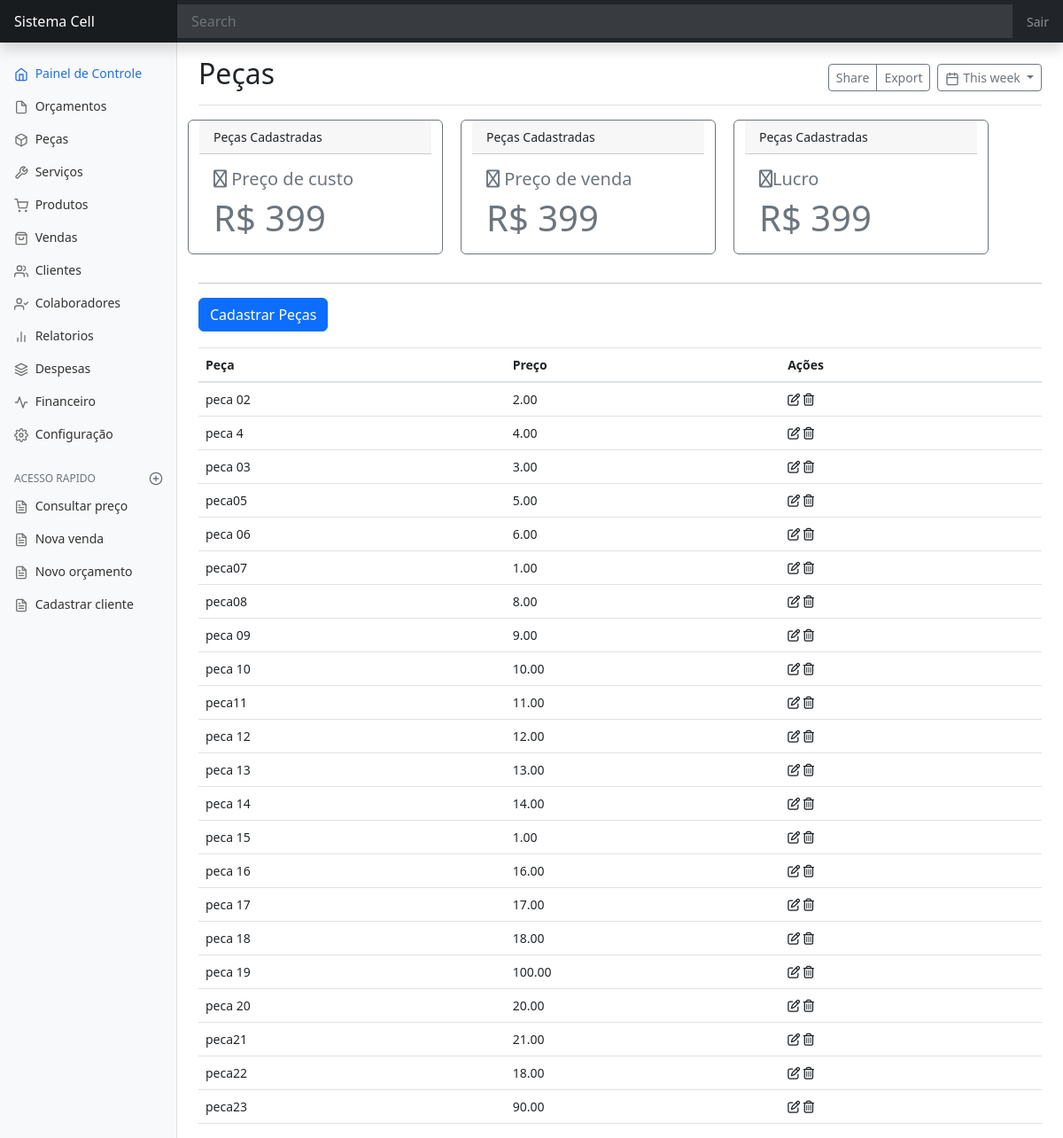
The page /pecas/ on the database as committed earlier.
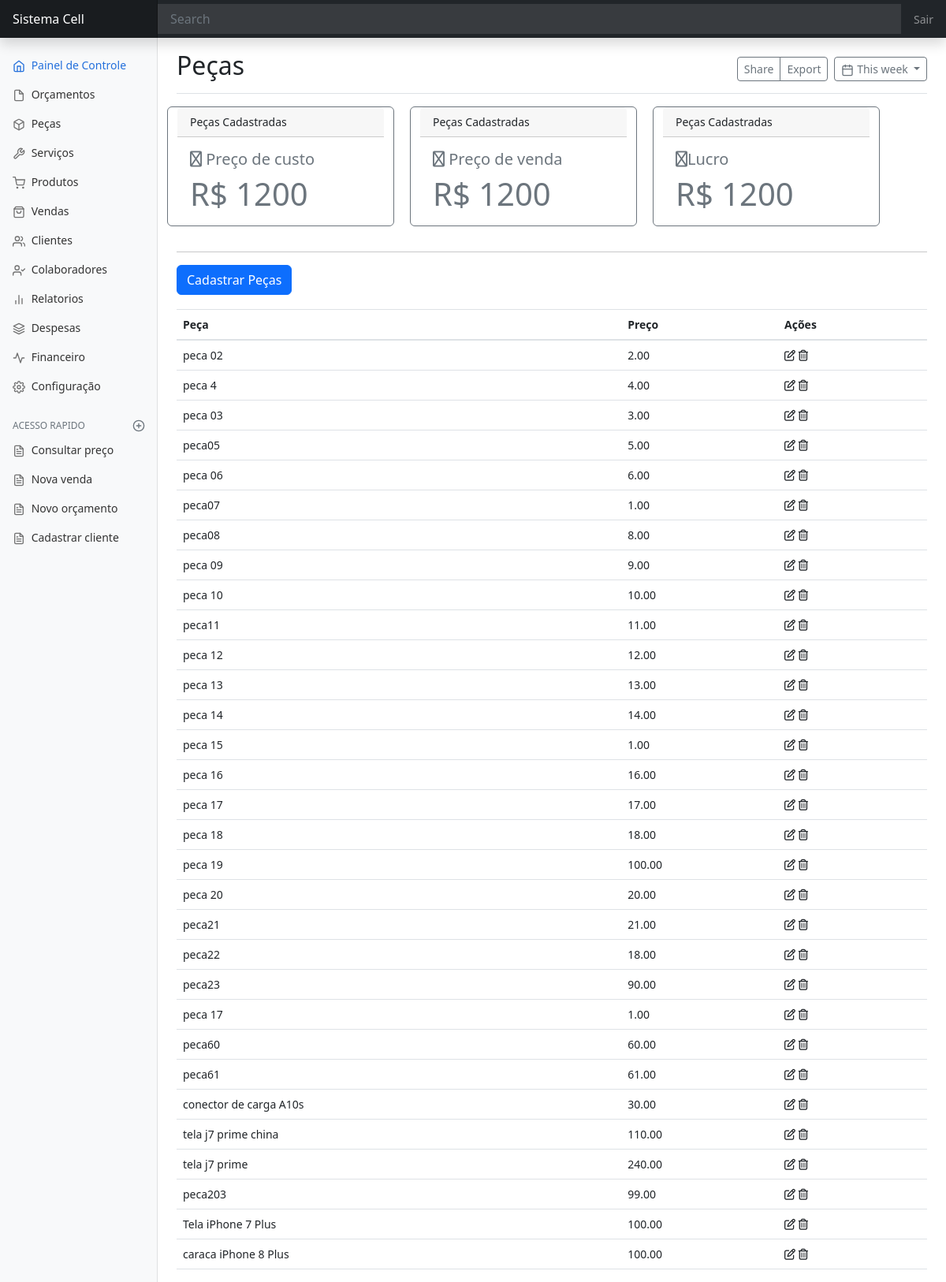
The same page on the database as committed later.
### peca/models.py (models this page shows, shortened)
class Pecas(models.Model):
    nome_peca = models.CharField(max_length=99)
    preco_peca = models.DecimalField(max_digits=9, decimal_places=2)

### peca/views.py (the view)
# urls.py: path('pecas/', Peca.as_view(), name='pecas'),
class Peca(ListView):
    model = Pecas
    template_name = 'peca/pagina-inicial-pecas.html'

### peca/templatetags/relatorio_pecas.py (called while the page is built)
@register.simple_tag
def total_peca():
    i = 0
    total = Pecas.objects.all().aggregate(total=Sum('preco_peca'))
    for i in total.values():
        print(i)
    return i

### peca/templates/peca/pagina-inicial-pecas.html (shortened to what this page needs)
{% extends 'dashboard/pagina-inicial.html' %}
{% load relatorio_pecas %}
{% block titulo %} Peças {% endblock titulo %}
{% block conteudo %}
<div class="row" id="relatorio-peca">
    <div class="card border-secondary mb-3" style="max-width: 18rem;" >
        <div class="card-header">Peças Cadastradas</div>
        <div class="card-body text-secondary">
            <h5 class="card-title"><i class="fa-regular fa-money-check-dollar"></i> Preço de custo</h5>
            <h1 class="card-text">R$ {% total_peca %}</h1>
        </div>
    </div>
    <div class="card border-secondary mb-3" style="max-width: 18rem; margin-left:20px" >
        <div class="card-header">Peças Cadastradas</div>
        <div class="card-body text-secondary">
            <h5 class="card-title"><i class="fa-regular fa-money-check-dollar"></i> Preço de venda</h5>
            <h1 class="card-text">R$ {% total_peca %}</h1>
        </div>
    </div>
     <div class="card border-secondary mb-3" style="max-width: 18rem; margin-left:20px" >
        <div class="card-header">Peças Cadastradas</div>
        <div class="card-body text-secondary">
            <h5 class="card-title"><i class="fa-regular fa-money-check-dollar"></i>Lucro</h5>
            <h1 class="card-text">R$ {% total_peca %}</h1>
        </div>
    </div>
</div>
<hr>
<div>
    <a href=""
       class="btn btn-primary"
       data-toggle="modal"
       data-target="#staticBackdrop"
       hx-get="{% url 'cadastrar-peca' %}"
       hx-target="#recebe-conteudo-peca"
       hx-swap="innerHTML">Cadastrar Peças</a>
</div>
<div style="padding-top:18px">
    <table class="table" id="myTable">
        <thead>
        <tr>
            <th>Peça</th>
            <th>Preço</th>
            <th>Ações</th>
        </tr>
        </thead>
        <tbody id="peca-Tbody">
        {% include 'peca/tabela/tabela-peca.html' %}
        </tbody>
    </table>
</div>
{% endblock conteudo%}

### dashboard/templates/dashboard/pagina-inicial.html (shortened to what this page needs)
{% load static %}
<!doctype html>
<html lang="pt-br">
<head>
    <link href="{% static 'css/bootstrap.min.css' %}" rel="stylesheet">
    <link href="https://cdn.jsdelivr.net/npm/bootstrap@5.2.1/dist/css/bootstrap.min.css" rel="stylesheet">
    <link href="{% static 'css/dashboard.css' %}" rel="stylesheet">
   <link rel="stylesheet" type="text/css" href="https://cdn.datatables.net/v/bs5/dt-1.12.1/datatables.min.css"/>
    <link rel="stylesheet" href="https://cdnjs.cloudflare.com/ajax/libs/font-awesome/6.2.0/css/all.min.css"
/>
    <link href="https://cdn.jsdelivr.net/npm/select2@4.1.0-rc.0/dist/css/select2.min.css" rel="stylesheet"/>
</head>
<body>
<nav class="navbar navbar-dark sticky-top bg-dark flex-md-nowrap p-0 shadow">
    <a class="navbar-brand col-md-3 col-lg-2 mr-0 px-3" href="#">Sistema Cell</a>
    <input class="form-control form-control-dark w-100" type="text" placeholder="Search" aria-label="Search">
    <ul class="navbar-nav px-3">
        <li class="nav-item text-nowrap">
            <a class="nav-link" href="{% url 'logout' %}">Sair</a>
        </li>
    </ul>
</nav>
<div class="container-fluid">
    <div class="row">
        <nav id="sidebarMenu" class="col-md-3 col-lg-2 d-md-block bg-light sidebar collapse">
            <div class="sidebar-sticky pt-3">
                <ul class="nav flex-column">
                    <li class="nav-item">
                        <a class="nav-link active" href="{% url 'inicio' %}">
                            <span data-feather="home"></span>
                            Painel de Controle <span class="sr-only">(current)</span>
                        </a>
                    </li>
                    <li class="nav-item">
                        <a class="nav-link" href="{% url 'orcamento' %}">
                            <span data-feather="file"></span>
                            Orçamentos
                        </a>
                    </li>
                    <li class="nav-item">
                        <a class="nav-link" href="{% url 'pecas' %}">
                            <span data-feather="box"></span>
                            Peças
                        </a>
                    </li>
                    <li class="nav-item">
                        <a class="nav-link" href="{% url 'servicos' %}">
                            <span data-feather="tool"></span>
                            Serviços
                        </a>
                    </li>
                    <li class="nav-item">
                        <a class="nav-link" href="{% url 'produtos' %}">
                            <span data-feather="shopping-cart"></span>
                            Produtos
                        </a>
                    </li>
                    <li class="nav-item">
                        <a class="nav-link" href="{% url 'vendas'  %}">
                            <span data-feather="shopping-bag"></span>
                            Vendas
                        </a>
                    </li>
                    <li class="nav-item">
                        <a class="nav-link" href="{% url 'cliente' %}">
                            <span data-feather="users"></span>
                            Clientes
                        </a>
                    <li class="nav-item">
                        <a class="nav-link" href="{% url 'colaborador' %}">
                            <span data-feather="user-check"></span>
                            Colaboradores
                        </a>
                    </li>
                    <li class="nav-item">
                        <a class="nav-link" href="{% url 'relatorio' %}">
                            <span data-feather="bar-chart-2"></span>
                            Relatorios
                        </a>
                    </li>
                    <li class="nav-item">
                        <a class="nav-link" href="{% url 'despesa' %}">
                            <span data-feather="layers"></span>
                            Despesas
                        </a>
                    </li>
                    <li class="nav-item">
                        <a class="nav-link" href="{% url 'financeiro' %}">
                            <span data-feather="activity"></span>
                            Financeiro
                        </a>
                    </li>
                    <li class="nav-item">
                        <a class="nav-link" href="{% url 'configuracao' %}">
                            <span data-feather="settings"></span>
                            Configuração
                        </a>
                    </li>
                </ul>
                <h6 class="sidebar-heading d-flex justify-content-between align-items-center px-3 mt-4 mb-1 text-muted">
                    <span>ACESSO RAPIDO</span>
                    <a class="d-flex align-items-center text-muted" href="#" aria-label="Add a new report">
                        <span data-feather="plus-circle"></span>
                    </a>
                </h6>
                <ul class="nav flex-column mb-2">
                    <li class="nav-item">
                        <a class="nav-link" href="#">
                            <span data-feather="file-text"></span>
                            Consultar preço
                        </a>
                    </li>
                    <li class="nav-item">
                        <a class="nav-link" data-toggle="modal"
                           data-target="#staticBackdrop"
                           hx-get="{% url 'vendas' %}"
                           hx-target="#addConteudo"
                           hx-swap="innerHTML">
                            <span data-feather="file-text"></span>
                            Nova venda
                        </a>
                    </li>
                    <li class="nav-item">
                        <a class="nav-link"
                           data-toggle="modal"
                           data-target="#staticBackdrop"
                           hx-get="{% url 'cadastrar-orcamento' %}"
                           hx-target="#addConteudo"
                           hx-swap="innerHTML">
                            <span data-feather="file-text"></span>
                            Novo orçamento
                        </a>
                    </li>
                    <li class="nav-item">
                        <a class="nav-link" href="#">
                            <span data-feather="file-text"></span>
                            Cadastrar cliente
                        </a>
                    </li>
                </ul>
            </div>
        </nav>
        <main role="main" class="col-md-9 ml-sm-auto col-lg-10 px-md-4">
            <div class="d-flex justify-content-between flex-wrap flex-md-nowrap align-items-center pt-3 pb-2 mb-3 border-bottom">
                <h1 class="h2">{% block titulo %}Painel de controle{% endblock titulo %}</h1>
                <div class="btn-toolbar mb-2 mb-md-0">
                    <div class="btn-group mr-2">
                        <button type="button" class="btn btn-sm btn-outline-secondary">Share</button>
                        <button type="button" class="btn btn-sm btn-outline-secondary">Export</button>
                    </div>
                    <button type="button" class="btn btn-sm btn-outline-secondary dropdown-toggle">
                        <span data-feather="calendar"></span>
                        This week
                    </button>
                </div>
            </div>
            {% block conteudo %}
            {% endblock conteudo %}
        </main>
    </div>
</div>
</body>
</html>

### peca/templates/peca/tabela/tabela-peca.html
{% for object in object_list %}
    {% include 'peca/tabela/linhas-tabela-peca.html' %}
{% endfor %}

### peca/templates/peca/tabela/linhas-tabela-peca.html
<tr id="trPeca{{ object.pk }}">
    <td> {{ object.nome_peca }} </td>
    <td> {{ object.preco_peca }} </td>
    <td><span
            data-toggle="modal"
            data-target="#staticBackdrop"
            hx-get="{% url 'editar-peca' object.pk %}"
            hx-target="#recebe-conteudo-peca">
        <i class="fa-regular fa-pen-to-square"></i>
    </span>
        <span
            hx-get="{% url 'apagar-peca' object.pk %}"
            hx-confirm="Deseja mesmo Apagar {{ object.nome_peca }} ?"
            hx-target="closest tr"
            hx-swap="outerHTML swap:300ms">
                <i class="fa-regular fa-trash-can"></i>
        </span>
    </td>
</tr>

### static/css/dashboard.css (style rules this page uses)
body { font-size: .875rem; }
.feather { width: 16px; height: 16px; vertical-align: text-bottom; }
.sidebar { position: fixed; top: 0; bottom: 0; left: 0; z-index: 100; padding: 48px 0 0; box-shadow: inset -1px 0 0 rgba(0, 0, 0, .1); }
.sidebar-sticky { position: relative; top: 0; height: calc(100vh - 48px); padding-top: .5rem; overflow-x: hidden; overflow-y: auto; }
.sidebar .nav-link { font-weight: 500; color: #333; }
.sidebar .nav-link .feather { margin-right: 4px; color: #727272; }
.sidebar .nav-link.active { color: #2470dc; }
.sidebar .nav-link:hover .feather, .sidebar .nav-link.active .feather { color: inherit; }
.sidebar-heading { font-size: .75rem; text-transform: uppercase; }
.navbar-brand { padding-top: .75rem; padding-bottom: .75rem; font-size: 1rem; background-color: rgba(0, 0, 0, .25); box-shadow: inset -1px 0 0 rgba(0, 0, 0, .25); }
.navbar .form-control { padding: .75rem 1rem; border-width: 0; border-radius: 0; }
.form-control-dark { color: #fff; background-color: rgba(255, 255, 255, .1); border-color: rgba(255, 255, 255, .1); }

Rows that differ between the two databases and show on the page:
added Pecas: nome_peca "peca 17", preco_peca "1.00"
added Pecas: nome_peca "peca60", preco_peca "60.00"
added Pecas: nome_peca "peca61", preco_peca "61.00"
added Pecas: nome_peca "conector de carga A10s", preco_peca "30.00"
added Pecas: nome_peca "tela j7 prime china", preco_peca "110.00"
added Pecas: nome_peca "tela j7 prime", preco_peca "240.00"
added Pecas: nome_peca "peca203", preco_peca "99.00"
added Pecas: nome_peca "Tela iPhone 7 Plus", preco_peca "100.00"
added Pecas: nome_peca "caraca iPhone 8 Plus", preco_peca "100.00"
Other text that changed with them:
text no longer shown: "399 399 399"
text now shown: "1200 1200 1200"
